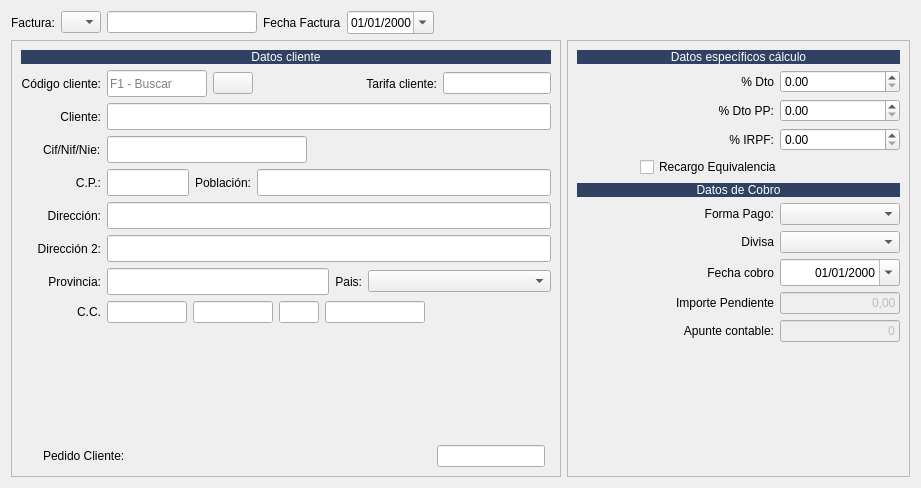
         <widget class="QWidget" name="tab_3">
          <attribute name="title">
           <string>Cabecera de Factura</string>
          </attribute>
          <layout class="QGridLayout" name="gridLayout_7">
           <item row="1" column="0">
            <widget class="QFrame" name="frame_2">
             <property name="sizePolicy">
              <sizepolicy hsizetype="Expanding" vsizetype="Preferred">
               <horstretch>0</horstretch>
               <verstretch>0</verstretch>
              </sizepolicy>
             </property>
             <property name="frameShape">
              <enum>QFrame::StyledPanel</enum>
             </property>
             <property name="frameShadow">
              <enum>QFrame::Raised</enum>
             </property>
             <layout class="QGridLayout" name="gridLayout_4">
              <item row="0" column="0" colspan="6">
               <widget class="QLabel" name="label_64">
                <property name="sizePolicy">
                 <sizepolicy hsizetype="Preferred" vsizetype="Fixed">
                  <horstretch>0</horstretch>
                  <verstretch>0</verstretch>
                 </sizepolicy>
                </property>
                <property name="maximumSize">
                 <size>
                  <width>16777215</width>
                  <height>14</height>
                 </size>
                </property>
                <property name="styleSheet">
                 <string notr="true">background-color: #304163;
color: rgb(255,255,255);</string>
                </property>
                <property name="text">
                 <string>Datos cliente</string>
                </property>
                <property name="alignment">
                 <set>Qt::AlignCenter</set>
                </property>
               </widget>
              </item>
              <item row="1" column="0" colspan="2">
               <widget class="QLabel" name="label_3">
                <property name="text">
                 <string>Código cliente:</string>
                </property>
                <property name="alignment">
                 <set>Qt::AlignRight|Qt::AlignTrailing|Qt::AlignVCenter</set>
                </property>
               </widget>
              </item>
              <item row="10" column="0" colspan="2">
               <widget class="QLabel" name="label_21">
                <property name="text">
                 <string>C.C.</string>
                </property>
                <property name="alignment">
                 <set>Qt::AlignRight|Qt::AlignTrailing|Qt::AlignVCenter</set>
                </property>
               </widget>
              </item>
              <item row="12" column="4">
               <widget class="QLineEdit" name="txtpedido_cliente">
                <property name="maximumSize">
                 <size>
                  <width>152</width>
                  <height>16777215</height>
                 </size>
                </property>
                <property name="focusPolicy">
                 <enum>Qt::NoFocus</enum>
                </property>
               </widget>
              </item>
              <item row="4" column="1">
               <widget class="QLabel" name="label_36">
                <property name="text">
                 <string>C.P.:</string>
                </property>
                <property name="alignment">
                 <set>Qt::AlignRight|Qt::AlignTrailing|Qt::AlignVCenter</set>
                </property>
               </widget>
              </item>
              <item row="12" column="1" colspan="2">
               <widget class="QLabel" name="label_24">
                <property name="text">
                 <string>Pedido Cliente:</string>
                </property>
               </widget>
              </item>
              <item row="8" column="0" colspan="2">
               <widget class="QLabel" name="label_13">
                <property name="text">
                 <string>Provincia:</string>
                </property>
                <property name="alignment">
                 <set>Qt::AlignRight|Qt::AlignTrailing|Qt::AlignVCenter</set>
                </property>
               </widget>
              </item>
              <item row="10" column="2">
               <layout class="QHBoxLayout" name="horizontalLayout_2">
                <item>
                 <widget class="QLineEdit" name="txtcodigo_entidad">
                  <property name="sizePolicy">
                   <sizepolicy hsizetype="Preferred" vsizetype="Fixed">
                    <horstretch>0</horstretch>
                    <verstretch>0</verstretch>
                   </sizepolicy>
                  </property>
                  <property name="maximumSize">
                   <size>
                    <width>80</width>
                    <height>16777215</height>
                   </size>
                  </property>
                 </widget>
                </item>
                <item>
                 <widget class="QLineEdit" name="txtdc_cuenta">
                  <property name="sizePolicy">
                   <sizepolicy hsizetype="Preferred" vsizetype="Fixed">
                    <horstretch>0</horstretch>
                    <verstretch>0</verstretch>
                   </sizepolicy>
                  </property>
                  <property name="maximumSize">
                   <size>
                    <width>80</width>
                    <height>16777215</height>
                   </size>
                  </property>
                 </widget>
                </item>
                <item>
                 <widget class="QLineEdit" name="txtoficina_entidad">
                  <property name="sizePolicy">
                   <sizepolicy hsizetype="Preferred" vsizetype="Fixed">
                    <horstretch>0</horstretch>
                    <verstretch>0</verstretch>
                   </sizepolicy>
                  </property>
                  <property name="maximumSize">
                   <size>
                    <width>40</width>
                    <height>16777215</height>
                   </size>
                  </property>
                 </widget>
                </item>
                <item>
                 <widget class="QLineEdit" name="txtnumero_cuenta">
                  <property name="sizePolicy">
                   <sizepolicy hsizetype="Preferred" vsizetype="Fixed">
                    <horstretch>0</horstretch>
                    <verstretch>0</verstretch>
                   </sizepolicy>
                  </property>
                  <property name="maximumSize">
                   <size>
                    <width>100</width>
                    <height>16777215</height>
                   </size>
                  </property>
                 </widget>
                </item>
               </layout>
              </item>
              <item row="2" column="0" colspan="2">
               <widget class="QLabel" name="label_4">
                <property name="text">
                 <string>Cliente:</string>
                </property>
                <property name="alignment">
                 <set>Qt::AlignRight|Qt::AlignTrailing|Qt::AlignVCenter</set>
                </property>
               </widget>
              </item>
              <item row="6" column="0" colspan="2">
               <widget class="QLabel" name="label_6">
                <property name="text">
                 <string>Dirección 2:</string>
                </property>
                <property name="alignment">
                 <set>Qt::AlignRight|Qt::AlignTrailing|Qt::AlignVCenter</set>
                </property>
               </widget>
              </item>
              <item row="5" column="0" colspan="2">
               <widget class="QLabel" name="label_5">
                <property name="text">
                 <string>Dirección:</string>
                </property>
                <property name="alignment">
                 <set>Qt::AlignRight|Qt::AlignTrailing|Qt::AlignVCenter</set>
                </property>
               </widget>
              </item>
              <item row="11" column="1">
               <spacer name="verticalSpacer">
                <property name="orientation">
                 <enum>Qt::Vertical</enum>
                </property>
                <property name="sizeHint" stdset="0">
                 <size>
                  <width>20</width>
                  <height>116</height>
                 </size>
                </property>
               </spacer>
              </item>
              <item row="3" column="1">
               <widget class="QLabel" name="label_15">
                <property name="text">
                 <string>Cif/Nif/Nie:</string>
                </property>
               </widget>
              </item>
              <item row="3" column="2">
               <widget class="QLineEdit" name="txtcif">
                <property name="minimumSize">
                 <size>
                  <width>0</width>
                  <height>27</height>
                 </size>
                </property>
                <property name="maximumSize">
                 <size>
                  <width>200</width>
                  <height>16777215</height>
                 </size>
                </property>
               </widget>
              </item>
              <item row="1" column="2" colspan="4">
               <layout class="QHBoxLayout" name="horizontalLayout_7">
                <item>
                 <widget class="QLineEdit" name="txtcodigo_cliente">
                  <property name="minimumSize">
                   <size>
                    <width>0</width>
                    <height>27</height>
                   </size>
                  </property>
                  <property name="maximumSize">
                   <size>
                    <width>100</width>
                    <height>16777215</height>
                   </size>
                  </property>
                  <property name="placeholderText">
                   <string>F1 - Buscar</string>
                  </property>
                 </widget>
                </item>
                <item>
                 <widget class="QPushButton" name="botBuscarCliente">
                  <property name="text">
                   <string/>
                  </property>
                  <property name="icon">
                   <iconset resource="../maya.qrc">
                    <normaloff>:/Icons/PNG/search.png</normaloff>:/Icons/PNG/search.png</iconset>
                  </property>
                  <property name="iconSize">
                   <size>
                    <width>14</width>
                    <height>14</height>
                   </size>
                  </property>
                 </widget>
                </item>
                <item>
                 <spacer name="horizontalSpacer_4">
                  <property name="orientation">
                   <enum>Qt::Horizontal</enum>
                  </property>
                  <property name="sizeHint" stdset="0">
                   <size>
                    <width>40</width>
                    <height>20</height>
                   </size>
                  </property>
                 </spacer>
                </item>
                <item>
                 <widget class="QLabel" name="label_35">
                  <property name="text">
                   <string>Tarifa cliente:</string>
                  </property>
                  <property name="alignment">
                   <set>Qt::AlignRight|Qt::AlignTrailing|Qt::AlignVCenter</set>
                  </property>
                 </widget>
                </item>
                <item>
                 <widget class="QLineEdit" name="txt_tarifa">
                  <property name="maximumSize">
                   <size>
                    <width>150</width>
                    <height>16777215</height>
                   </size>
                  </property>
                  <property name="focusPolicy">
                   <enum>Qt::NoFocus</enum>
                  </property>
                 </widget>
                </item>
               </layout>
              </item>
              <item row="2" column="2" colspan="4">
               <widget class="QLineEdit" name="txtcliente">
                <property name="minimumSize">
                 <size>
                  <width>0</width>
                  <height>27</height>
                 </size>
                </property>
               </widget>
              </item>
              <item row="4" column="2" colspan="4">
               <layout class="QHBoxLayout" name="horizontalLayout_6">
                <item>
                 <widget class="QLineEdit" name="txtcp">
                  <property name="minimumSize">
                   <size>
                    <width>0</width>
                    <height>27</height>
                   </size>
                  </property>
                  <property name="maximumSize">
                   <size>
                    <width>82</width>
                    <height>16777215</height>
                   </size>
                  </property>
                  <property name="placeholderText">
                   <string/>
                  </property>
                 </widget>
                </item>
                <item>
                 <widget class="QLabel" name="label_7">
                  <property name="text">
                   <string>Población:</string>
                  </property>
                 </widget>
                </item>
                <item>
                 <widget class="QLineEdit" name="txtpoblacion">
                  <property name="sizePolicy">
                   <sizepolicy hsizetype="Expanding" vsizetype="Fixed">
                    <horstretch>0</horstretch>
                    <verstretch>0</verstretch>
                   </sizepolicy>
                  </property>
                  <property name="minimumSize">
                   <size>
                    <width>0</width>
                    <height>27</height>
                   </size>
                  </property>
                 </widget>
                </item>
               </layout>
              </item>
              <item row="5" column="2" colspan="4">
               <widget class="QLineEdit" name="txtdireccion1">
                <property name="minimumSize">
                 <size>
                  <width>0</width>
                  <height>27</height>
                 </size>
                </property>
               </widget>
              </item>
              <item row="6" column="2" colspan="4">
               <widget class="QLineEdit" name="txtdireccion2">
                <property name="minimumSize">
                 <size>
                  <width>0</width>
                  <height>27</height>
                 </size>
                </property>
               </widget>
              </item>
              <item row="8" column="2" colspan="4">
               <layout class="QHBoxLayout" name="horizontalLayout_4">
                <item>
                 <widget class="QLineEdit" name="txtprovincia">
                  <property name="minimumSize">
                   <size>
                    <width>0</width>
                    <height>27</height>
                   </size>
                  </property>
                  <property name="maximumSize">
                   <size>
                    <width>16777215</width>
                    <height>16777215</height>
                   </size>
                  </property>
                 </widget>
                </item>
                <item>
                 <widget class="QLabel" name="label_14">
                  <property name="text">
                   <string>Pais:</string>
                  </property>
                  <property name="alignment">
                   <set>Qt::AlignRight|Qt::AlignTrailing|Qt::AlignVCenter</set>
                  </property>
                 </widget>
                </item>
                <item>
                 <widget class="QComboBox" name="comboPais">
                  <property name="minimumSize">
                   <size>
                    <width>183</width>
                    <height>0</height>
                   </size>
                  </property>
                 </widget>
                </item>
               </layout>
              </item>
             </layout>
            </widget>
           </item>
           <item row="1" column="1">
            <widget class="QFrame" name="frame">
             <property name="sizePolicy">
              <sizepolicy hsizetype="Maximum" vsizetype="Preferred">
               <horstretch>0</horstretch>
               <verstretch>0</verstretch>
              </sizepolicy>
             </property>
             <property name="minimumSize">
              <size>
               <width>343</width>
               <height>0</height>
              </size>
             </property>
             <property name="frameShape">
              <enum>QFrame::StyledPanel</enum>
             </property>
             <property name="frameShadow">
              <enum>QFrame::Raised</enum>
             </property>
             <layout class="QGridLayout" name="gridLayout_5">
              <item row="4" column="1" colspan="4">
               <widget class="QCheckBox" name="chkrecargo_equivalencia">
                <property name="text">
                 <string>Recargo Equivalencia</string>
                </property>
                <property name="checkable">
                 <bool>true</bool>
                </property>
                <property name="checked">
                 <bool>false</bool>
                </property>
               </widget>
              </item>
              <item row="0" column="0" colspan="5">
               <widget class="QLabel" name="label_63">
                <property name="maximumSize">
                 <size>
                  <width>16777215</width>
                  <height>14</height>
                 </size>
                </property>
                <property name="styleSheet">
                 <string notr="true">background-color: #304163;
color: rgb(255, 255, 255);</string>
                </property>
                <property name="text">
                 <string>Datos específicos cálculo</string>
                </property>
                <property name="alignment">
                 <set>Qt::AlignCenter</set>
                </property>
               </widget>
              </item>
              <item row="10" column="0" colspan="3">
               <widget class="QLabel" name="label_17">
                <property name="text">
                 <string>Apunte contable:</string>
                </property>
                <property name="alignment">
                 <set>Qt::AlignRight|Qt::AlignTrailing|Qt::AlignVCenter</set>
                </property>
               </widget>
              </item>
              <item row="2" column="0" colspan="3">
               <widget class="QLabel" name="label_47">
                <property name="text">
                 <string>% Dto PP:</string>
                </property>
                <property name="alignment">
                 <set>Qt::AlignRight|Qt::AlignTrailing|Qt::AlignVCenter</set>
                </property>
               </widget>
              </item>
              <item row="2" column="3" colspan="2">
               <widget class="QDoubleSpinBox" name="spinPorc_dto_pp"/>
              </item>
              <item row="9" column="3" colspan="2">
               <widget class="QLineEdit" name="txtimporte_pendiente">
                <property name="enabled">
                 <bool>false</bool>
                </property>
                <property name="focusPolicy">
                 <enum>Qt::NoFocus</enum>
                </property>
                <property name="text">
                 <string>0,00</string>
                </property>
                <property name="alignment">
                 <set>Qt::AlignRight|Qt::AlignTrailing|Qt::AlignVCenter</set>
                </property>
                <property name="readOnly">
                 <bool>true</bool>
                </property>
               </widget>
              </item>
              <item row="7" column="3" colspan="2">
               <widget class="QComboBox" name="cboDivisa"/>
              </item>
              <item row="9" column="0" colspan="3">
               <widget class="QLabel" name="label_22">
                <property name="text">
                 <string>Importe Pendiente</string>
                </property>
                <property name="alignment">
                 <set>Qt::AlignRight|Qt::AlignTrailing|Qt::AlignVCenter</set>
                </property>
               </widget>
              </item>
              <item row="8" column="3" colspan="2">
               <widget class="QDateEdit" name="txtfecha_cobro">
                <property name="minimumSize">
                 <size>
                  <width>0</width>
                  <height>27</height>
                 </size>
                </property>
                <property name="alignment">
                 <set>Qt::AlignRight|Qt::AlignTrailing|Qt::AlignVCenter</set>
                </property>
                <property name="displayFormat">
                 <string>dd/MM/yyyy</string>
                </property>
                <property name="calendarPopup">
                 <bool>true</bool>
                </property>
               </widget>
              </item>
              <item row="6" column="3" colspan="2">
               <widget class="QComboBox" name="cboforma_pago"/>
              </item>
              <item row="6" column="2">
               <widget class="QLabel" name="label_20">
                <property name="text">
                 <string>Forma Pago:</string>
                </property>
                <property name="alignment">
                 <set>Qt::AlignRight|Qt::AlignTrailing|Qt::AlignVCenter</set>
                </property>
               </widget>
              </item>
              <item row="5" column="0" colspan="5">
               <widget class="QLabel" name="label_23">
                <property name="maximumSize">
                 <size>
                  <width>16777215</width>
                  <height>14</height>
                 </size>
                </property>
                <property name="styleSheet">
                 <string notr="true">background-color: #304163;
color: rgb(255, 255, 255);</string>
                </property>
                <property name="text">
                 <string>Datos de Cobro</string>
                </property>
                <property name="alignment">
                 <set>Qt::AlignCenter</set>
                </property>
               </widget>
              </item>
              <item row="8" column="0" colspan="3">
               <widget class="QLabel" name="label_18">
                <property name="text">
                 <string>Fecha cobro</string>
                </property>
                <property name="alignment">
                 <set>Qt::AlignRight|Qt::AlignTrailing|Qt::AlignVCenter</set>
                </property>
               </widget>
              </item>
              <item row="3" column="1" colspan="2">
               <widget class="QLabel" name="lblIrpf">
                <property name="text">
                 <string>% IRPF:</string>
                </property>
                <property name="alignment">
                 <set>Qt::AlignRight|Qt::AlignTrailing|Qt::AlignVCenter</set>
                </property>
               </widget>
              </item>
              <item row="11" column="0">
               <spacer name="verticalSpacer_2">
                <property name="orientation">
                 <enum>Qt::Vertical</enum>
                </property>
                <property name="sizeHint" stdset="0">
                 <size>
                  <width>20</width>
                  <height>40</height>
                 </size>
                </property>
               </spacer>
              </item>
              <item row="1" column="0" colspan="3">
               <widget class="QLabel" name="label_31">
                <property name="text">
                 <string>% Dto</string>
                </property>
                <property name="alignment">
                 <set>Qt::AlignRight|Qt::AlignTrailing|Qt::AlignVCenter</set>
                </property>
               </widget>
              </item>
              <item row="3" column="3" colspan="2">
               <widget class="QDoubleSpinBox" name="spinporc_irpf"/>
              </item>
              <item row="10" column="3" colspan="2">
               <widget class="QLineEdit" name="txtAsiento">
                <property name="enabled">
                 <bool>false</bool>
                </property>
                <property name="focusPolicy">
                 <enum>Qt::NoFocus</enum>
                </property>
                <property name="text">
                 <string>0</string>
                </property>
                <property name="alignment">
                 <set>Qt::AlignRight|Qt::AlignTrailing|Qt::AlignVCenter</set>
                </property>
               </widget>
              </item>
              <item row="1" column="3" colspan="2">
               <widget class="QDoubleSpinBox" name="spinPorc_dto"/>
              </item>
              <item row="7" column="2">
               <widget class="QLabel" name="label_37">
                <property name="sizePolicy">
                 <sizepolicy hsizetype="Preferred" vsizetype="Preferred">
                  <horstretch>0</horstretch>
                  <verstretch>0</verstretch>
                 </sizepolicy>
                </property>
                <property name="text">
                 <string>Divisa</string>
                </property>
                <property name="alignment">
                 <set>Qt::AlignRight|Qt::AlignTrailing|Qt::AlignVCenter</set>
                </property>
               </widget>
              </item>
             </layout>
             <zorder>txtimporte_pendiente</zorder>
             <zorder>label_22</zorder>
             <zorder>label_17</zorder>
             <zorder>txtAsiento</zorder>
             <zorder>chkrecargo_equivalencia</zorder>
             <zorder>spinporc_irpf</zorder>
             <zorder>label_63</zorder>
             <zorder>spinPorc_dto_pp</zorder>
             <zorder>spinPorc_dto</zorder>
             <zorder>lblIrpf</zorder>
             <zorder>label_31</zorder>
             <zorder>label_47</zorder>
             <zorder>label_23</zorder>
             <zorder>txtfecha_cobro</zorder>
             <zorder>cboforma_pago</zorder>
             <zorder>cboDivisa</zorder>
             <zorder>label_18</zorder>
             <zorder>verticalSpacer_2</zorder>
             <zorder>label_37</zorder>
             <zorder>label_20</zorder>
            </widget>
           </item>
           <item row="0" column="0" colspan="2">
            <layout class="QHBoxLayout" name="horizontalLayout_5">
             <item>
              <widget class="QLabel" name="lblnumfac">
               <property name="sizePolicy">
                <sizepolicy hsizetype="Maximum" vsizetype="Preferred">
                 <horstretch>0</horstretch>
                 <verstretch>0</verstretch>
                </sizepolicy>
               </property>
               <property name="text">
                <string>Factura:</string>
               </property>
              </widget>
             </item>
             <item>
              <widget class="QComboBox" name="cbo_serie">
               <property name="maximumSize">
                <size>
                 <width>40</width>
                 <height>16777215</height>
                </size>
               </property>
              </widget>
             </item>
             <item>
              <widget class="QLineEdit" name="txtfactura">
               <property name="maximumSize">
                <size>
                 <width>150</width>
                 <height>16777215</height>
                </size>
               </property>
              </widget>
             </item>
             <item>
              <widget class="QLabel" name="label">
               <property name="sizePolicy">
                <sizepolicy hsizetype="Maximum" vsizetype="Preferred">
                 <horstretch>0</horstretch>
                 <verstretch>0</verstretch>
                </sizepolicy>
               </property>
               <property name="text">
                <string>Fecha Factura</string>
               </property>
              </widget>
             </item>
             <item>
              <widget class="QDateEdit" name="txtfecha">
               <property name="sizePolicy">
                <sizepolicy hsizetype="Maximum" vsizetype="Fixed">
                 <horstretch>0</horstretch>
                 <verstretch>0</verstretch>
                </sizepolicy>
               </property>
               <property name="displayFormat">
                <string>dd/MM/yyyy</string>
               </property>
               <property name="calendarPopup">
                <bool>true</bool>
               </property>
              </widget>
             </item>
             <item>
              <spacer name="horizontalSpacer_5">
               <property name="orientation">
                <enum>Qt::Horizontal</enum>
               </property>
               <property name="sizeHint" stdset="0">
                <size>
                 <width>40</width>
                 <height>20</height>
                </size>
               </property>
              </spacer>
             </item>
            </layout>
           </item>
          </layout>
          <zorder>frame</zorder>
          <zorder>frame_2</zorder>
         </widget>
